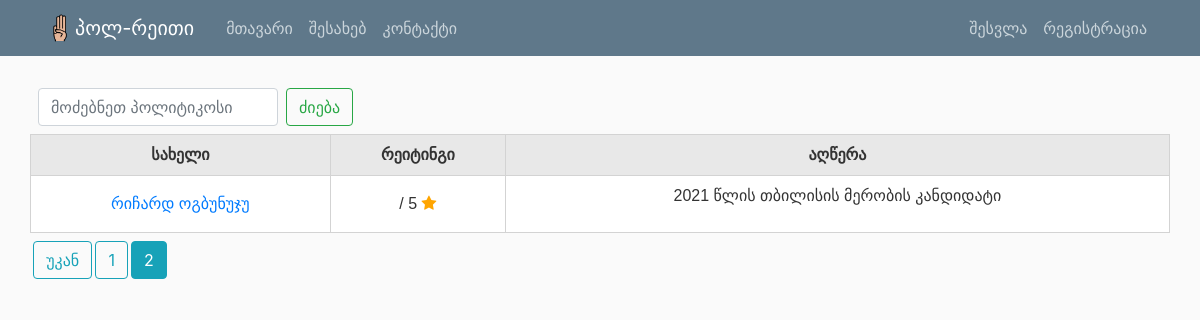
Screenshot of /?page=2 with the database file from the repository.
### politicians/models.py (models this page shows, shortened)
class Post(models.Model):
    name = models.CharField(max_length=150)
    description = models.TextField()

### politicians/views.py (the view)
# urls.py: path('', PostListView.as_view(), name='politician-list'),
class PostListView(ListView):
    model = Post
    template_name = 'politicians/home.html'
    context_object_name = 'posts'
    ordering = ['name']
    paginate_by = 8
    def get_queryset(self):
        needs_rounding = Post.objects.annotate(avg_rating=Avg('comments__general_rate')).order_by('name')
        return needs_rounding

### politicians/templates/politicians/home.html (shortened to what this page needs)
{% extends "politicians/base.html" %}
{% block content %}
<form style="width: 20%; margin: 0.5rem;" class="search-bar d-flex" method=POST action="{% url 'search-venues' %}">
  <input class='form-control me-2' style="width: 15rem; max-width: 15rem;" type="search" placeholder="მოძებნეთ პოლიტიკოსი" aria-label="Search" name="searched">
  <button style="margin-left: 0.5rem;" class='btn btn-outline-success' type="submit">ძიება</button>
</form>
<table>
    <tr>
      <th>სახელი</th>
      <th>რეიტინგი</th>
      <th>აღწერა</th>
    </tr>
    {% for post in posts %}
    <tr>
            <td><a href="{% url 'politician-detail' post.id %}">{{ post.name }}</a></td>
            <td>{{ post.avg_rating|floatformat }} / 5 <span class="fa fa-star checked"></span></td>
            <td>{{ post.description|safe|truncatechars:"70"|linebreaks }}</td>
    </tr>
    {% endfor %}
</table>
{% if is_paginated %}
  {% if page_obj.has_previous %}
    <a style="margin-top: 0.5rem; margin-left: 0.2rem" class="btn btn-outline-info mb-4" href="?page={{ page_obj.previous_page_number }}">უკან</a>
  {% endif %}
  {% for num in page_obj.paginator.page_range %}
    {% if page_obj.number == num %}
      <a style="margin-top: 0.5rem; margin-left: 0.2rem" class="btn btn-info mb-4" href="?page={{ num }}">{{ num }}</a>
    {% elif num > page_obj.number|add:'-3' and num < page_obj.number|add:'3' %}
      <a style="margin-top: 0.5rem; margin-left: 0.2rem" class="btn btn-outline-info mb-4" href="?page={{ num }}">{{ num }}</a>
    {% endif %}
  {% endfor %}
{% endif %}
{% endblock content %}

### politicians/static/politicians/main.css (style rules this page uses)
body { background: #fafafa; color: #333333; margin-top: 5rem; }
.checked { color: orange; }

### politicians/static/politicians/table.css (style rules this page uses)
th, td { text-align: center; border-style: solid; border-color: lightgrey; border-width: 1px; padding: 8px; word-wrap: break-word; }
th { background-color: #e8e8e8; }
td { word-wrap: break-word; }
table { font-family: arial, sans-serif; border-collapse: collapse; width: 100%; background: #ffffff; }

### rows the page displays
Post: name "რიჩარდ ოგბუნუჯუ", description "2021 წლის თბილისის მერობის კანდიდატი"

### other values shown
{{ num }} "1"
{{ num }} "2"
